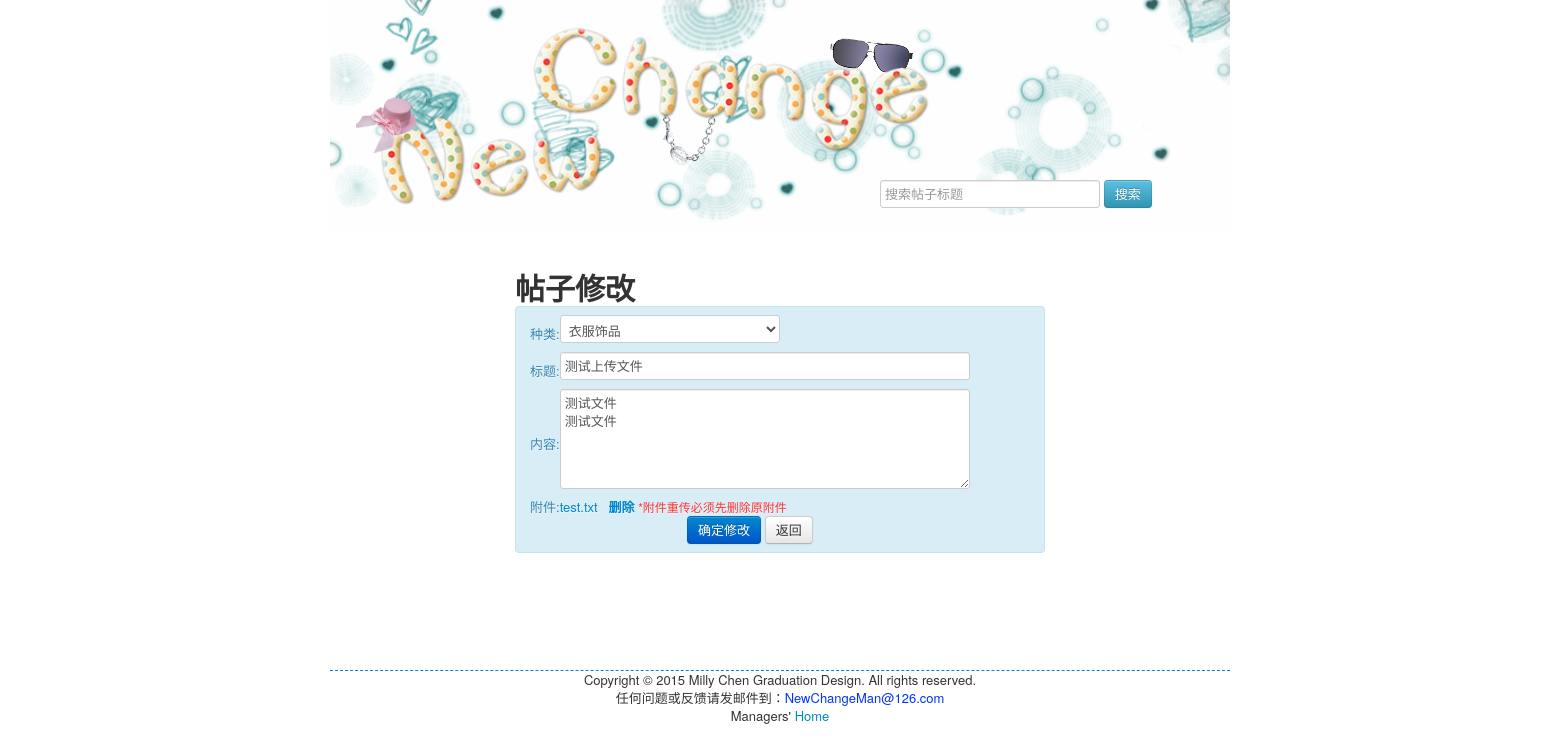
Screenshot of /others/item_modify.php?item_id=14 (signed in) with the database file from the repository.
### tables this page shows
CREATE TABLE IF NOT EXISTS `item` (
  `item_id` bigint(100) NOT NULL AUTO_INCREMENT,
  `type` bigint(20) NOT NULL,
  `title` text NOT NULL,
  `content` text NOT NULL,
  `attachment` text COMMENT '默认为null，有path则取path',
  `author` varchar(30) NOT NULL,
  `time` datetime NOT NULL COMMENT '发帖时间',
  `last_modify` datetime NOT NULL,
  `status` char(2) NOT NULL DEFAULT '0' COMMENT '0代表正常，1代表不显示',
  PRIMARY KEY (`item_id`),
  KEY `author` (`author`),
  KEY `type` (`type`)
);

### others/item_modify.php (the view, shortened to what this page needs)
<!DOCTYPE html PUBLIC "-//W3C//DTD XHTML 1.0 Transitional//EN" "http://www.w3.org/TR/xhtml1/DTD/xhtml1-transitional.dtd">
<html xmlns="http://www.w3.org/1999/xhtml">
<head>
</head>
<body>
<?php
include("header.php");
?>
<div id="middle">
<?php
$item_id=$_GET['item_id'];
$result=mysql_query("SELECT * FROM item WHERE item_id=".$item_id);
$row=mysql_fetch_array($result);
if($row["author"]!=$_SESSION["user_id"]){
	echo "<script>";
	echo "alert(\"你无权限删除此帖子！\");";
    echo "history.go(-1);";
    echo "</script>";
}else{
    $item_res=mysql_query("SELECT * FROM item WHERE item_id=".$item_id);
	$item_list=mysql_fetch_array($item_res);
?>
    <div class="dialog_style1">
    <h1>帖子修改</h1>
    <div class="alert alert-info">
    <table>
    <form method="post" enctype="multipart/form-data" action="../deal/item_modify_deal.php">
    <tr>
    <td>种类:</td>
    <td>
    <select name="type" id="type">
    <?php
	$type_res=mysql_query("select * from type");
    while ($type_list=mysql_fetch_array($type_res)) {
	    if($type_list["type"]==$item_list["type"]){
			echo "<option value=\"".$type_list['type']."\" selected=\"selected\">".$type_list['name']."</option>";
		 }else{
            echo "<option value=\"".$type_list['type']."\">".$type_list['name']."</option>";
         }
	}
    ?>
    </select>
    </td>
    </tr>
    <tr>
    <td>标题:</td>
    <td><input type="text" name="title" style="width:400px;" value="<?php echo $item_list['title']; ?>" /></td>
    </tr>
    <tr>
    <td>内容:</td>
    <td><textarea rows="5" name="content" style="width:400px;"><?php echo $item_list['content']; ?></textarea></td>
    </tr>
    <tr>
    <td>附件:</td>
    <td>
    <?php
	if($item_list["attachment"]!=null){?>
    <a href="<?php echo $item_list['attachment']; ?>"><?php echo basename($item_list["attachment"]); ?></a>&nbsp;&nbsp;
    <a onclick="delete_attach(<?php echo $item_id; ?>)" style="font-weight:bold;">删除</a>
    <span class="font_style3" style="font-size:12px;">*附件重传必须先删除原附件</span>
    <?php }else{ ?>
    <input type="file" name="file" id="file" /><span class="font_style3" style="font-size:12px;">*附件名称不能包含中文</span>
    <?php } ?>
    </td>
    </tr>
    <tr><td colspan="2" align="center"><input type="submit" name="submit" class="btn btn-primary" value="确定修改"/>
    <a class="btn" href="item_detail.php?item_id=<?php echo $item_id; ?>">返回</a></td></tr>
    </form>
    </table>
    </div>
    <?php } ?>
    </div>
</div>
<?php include("footer.php"); ?>
</body>
</html>

### style/style.css (style rules this page uses)
* { margin:0px; padding:0px; }
#middle { width:880px; margin:0 auto; padding:20px 10px; min-height:400px; }
.font_style3 { color:#F33; }
.dialog_style1 { width:530px; margin:20px auto; }

### rows the page displays
item: title "测试上传文件", content "测试文件 测试文件", attachment "test.txt"

### other values shown
form field type "衣服饰品"
